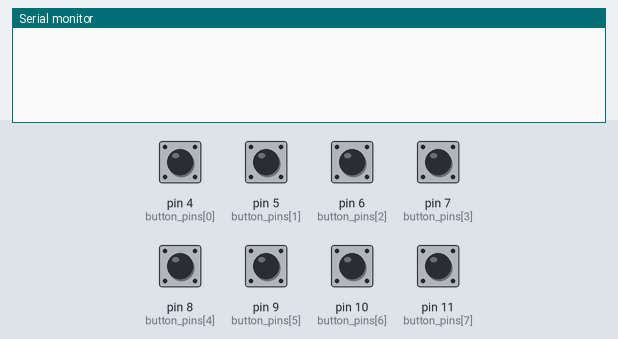
Simulated run of this sketch. Board: Arduino Uno, built with avr-gcc and run on an emulated ATmega328P. Parts: the last lines printed to the serial monitor. Inputs (shaded band) come from the test bench; at power-on: pin 4 (button_pins[0]), pin 5 (button_pins[1]), pin 6 (button_pins[2]), pin 7 (button_pins[3]), pin 8 (button_pins[4]), pin 9 (button_pins[5]), pin 10 (button_pins[6]), pin 11 (button_pins[7]) LOW.

Above: at 1.2 s.
1.3 s: pin 4 (button_pins[0]) pulled HIGH for 0.15 s
At 2.5 s:
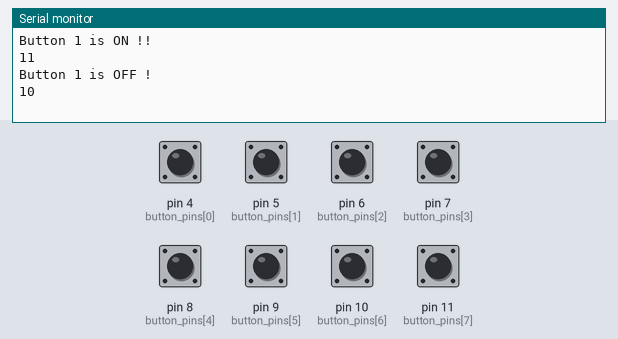
2.9 s: pin 5 (button_pins[1]) pulled HIGH for 0.15 s
At 3.8 s:
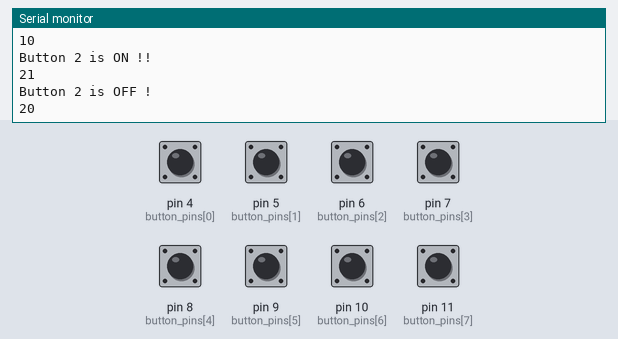
4.5 s: pin 6 (button_pins[2]) pulled HIGH for 0.15 s
At 5.8 s:
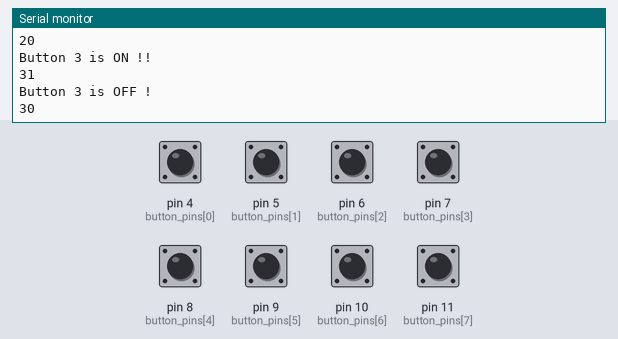
6.1 s: pin 7 (button_pins[3]) pulled HIGH for 0.15 s
At 7.4 s:
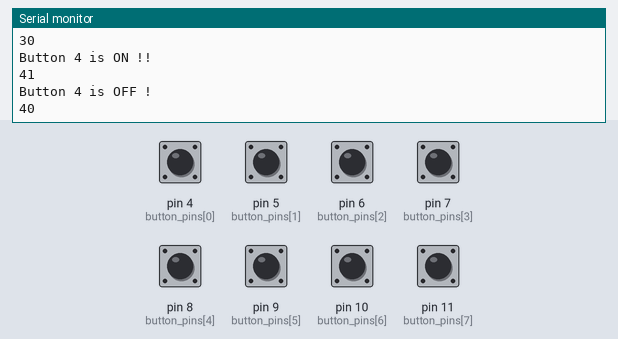
7.7 s: pin 8 (button_pins[4]) pulled HIGH for 0.15 s
At 8.6 s:
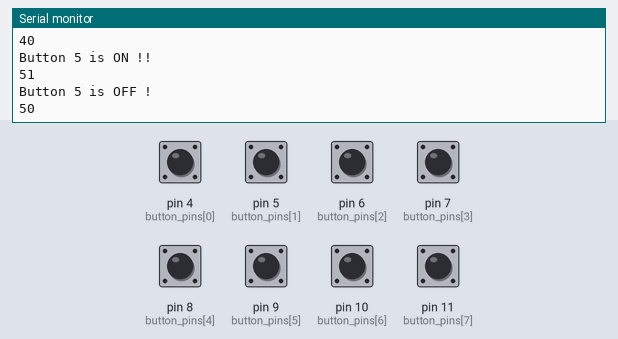
9.3 s: pin 9 (button_pins[5]) pulled HIGH for 0.15 s
At 9.8 s:
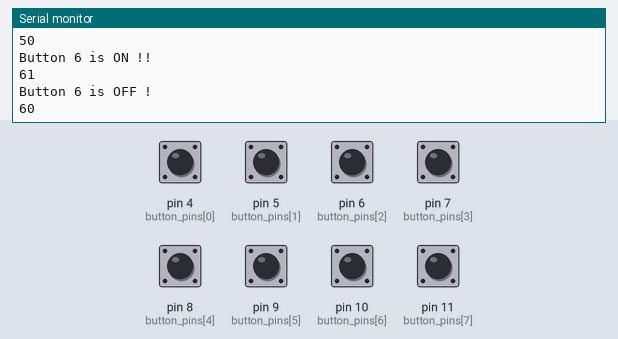
Timing chart, 0 to 11.9 s (numbered marks = the images above; inputs shaded):
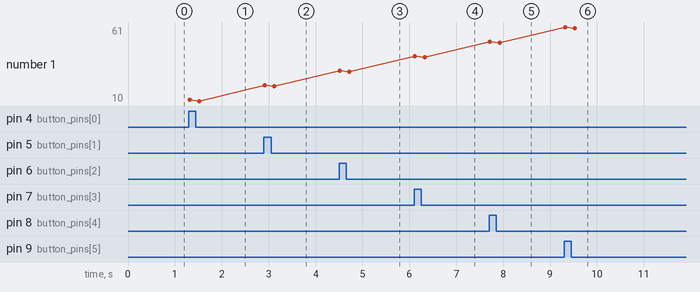

Measured:
- after the input at 1.3 s, the serial monitor: prints a new line at once (image 1)
- after the input at 2.9 s, the serial monitor: prints a new line at once (image 2)
- after the input at 4.5 s, the serial monitor: prints a new line at once (image 3)
- after the input at 6.1 s, the serial monitor: prints a new line at once (image 4)
- after the input at 7.7 s, the serial monitor: prints a new line at once (image 5)
- after the input at 9.3 s, the serial monitor: prints a new line at once (image 6)
- plotted number 1: 10 → 20 after the input at 2.9 s, 20 → 30 after the input at 4.5 s, 30 → 40 after the input at 6.1 s, 40 → 50 after the input at 7.7 s, 50 → 60 after the input at 9.3 s

The sketch:

BtButton.ino
```cpp
#include <SoftwareSerial.h>

// SoftwareSerial(RX, TX) 형식으로 블루투스 모듈과 교차하여 연결된다.
SoftwareSerial BTSerial(2, 3);

int button_pins[] = {4, 5, 6, 7, 8, 9, 10, 11};  // 버튼 연결 핀
boolean button_state[8];      // 버튼의 이전 상태

void setup(){
  for(int i = 0; i < 8; i++){   // 버튼 연결 핀을 입력으로 설정
    pinMode(button_pins[i], INPUT);
    button_state[i] = false;    // 눌러지지 않은 상태로 시작
  }
  Serial.begin(9600);     // 시리얼 모니터 초기화
  BTSerial.begin(9600);     // 블루투스 모듈 초기화
}

void loop(){
  for(int i = 0; i < 8; i++){
    boolean current_state = digitalRead(button_pins[i]);
    if(button_state[i] != current_state){ // 상태가 변한 경우
      button_state[i] = current_state;  // 상태 업데이트

      Serial.print(String("Button ") + (i + 1) + " is ");
      if(current_state) Serial.println("ON !!");
      else Serial.println("OFF !");

      char message[4] = "  \n";
      message[0] = i + 1 + '0';
      message[1] = current_state + '0';
      Serial.print(message);

      BTSerial.print(message);    // 블루투스로 데이터 전송

      delay(200);
    }
  }
}
```
